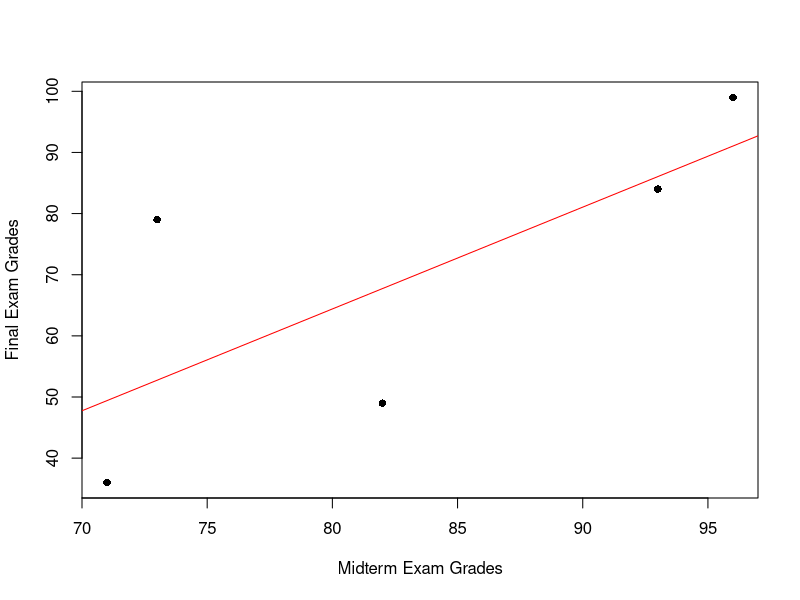
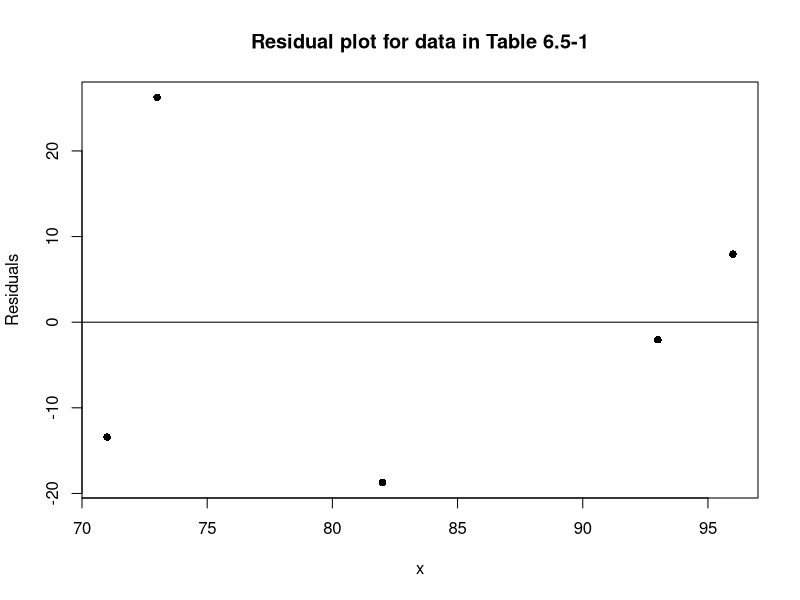
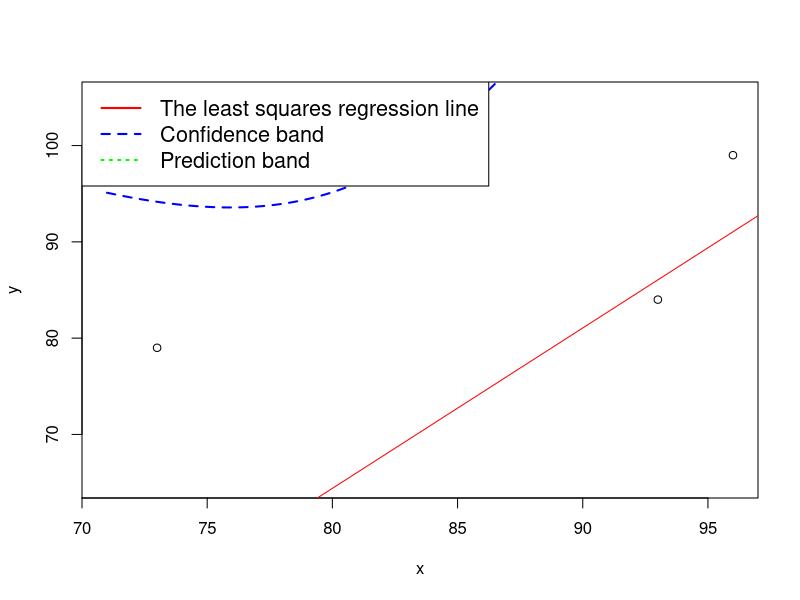

These charts were generated, in order, by the following R code:
x <- c(73, 71, 82, 93, 96)
y <- c(79, 36, 49, 84, 99)

plot(x, y, xlab = "Midterm Exam Grades",
     ylab = "Final Exam Grades", pch=16)

cor(x,y)

m <- lm(y ~ x)
m

abline(m, col = "red")

m1 <- lm(y ~ I(x - mean(x)))
m1

summary(m1)

# MSE
summary(m1)$sigma^2

mean(x)
mean(y)

# CI for slope parameter beta
confint(m1, level = 0.95)

predict(m, newdata = data.frame(x = 85), interval = "confidence")
predict(m, newdata = data.frame(x = 85), interval = "confidence", level = 0.95)

predict(m, newdata = data.frame(x = 85), interval = "predict")

resid(m1)

plot(x,resid(m1),ylab="Residuals",xlab="x", main="Residual plot for data in Table 6.5-1", pch=16)
abline(h=0) #adds a line through the x-axis

#Difference between confidence and prediction intervals
# Predict these data
predx <- data.frame(x = seq(from = min(x), to = max(x), by = 0.1))

# Confidence interval
conf.int <- cbind(predx, predict(m, newdata = predx, interval = "confidence"))

# Prediction interval
pred.int <- cbind(predx, predict(m, newdata = predx, interval = "prediction"))

# Graph
plot(x, y, ylim = c(65, 105))
abline(m, col = "red")
lines(conf.int[,c(1,3)], col="blue", lty=2, lwd = 2)
lines(conf.int[,c(1,4)], col="blue", lty=2, lwd = 2)
lines(pred.int[,c(1,3)], col="green", lty=3, lwd = 2)
lines(pred.int[,c(1,4)], col="green", lty=3, lwd = 2)
legend("topleft", c("The least squares regression line", "Confidence band",
                    "Prediction band"), col=c("red", "blue", "green"), lty=c(1:3), cex=1.3, lwd=2)
